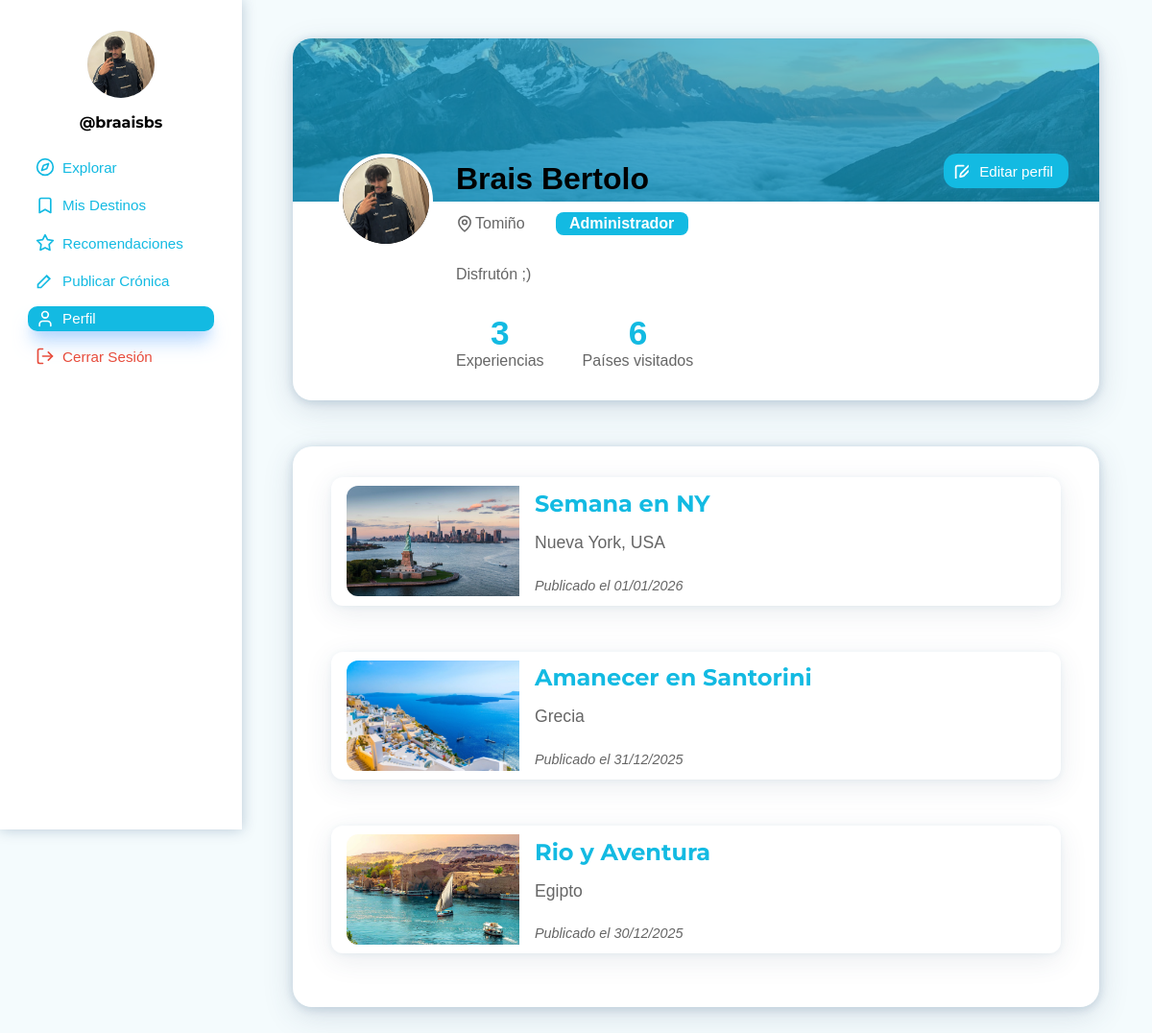
Screenshot of /userexplorador-perfil.php (signed in) with the database file from the repository.
### tables this page shows
CREATE TABLE `usuario` (
  `id_usuario` int(11) NOT NULL,
  `nombre_usuario` varchar(100) NOT NULL,
  `nombre` varchar(100) NOT NULL,
  `apellido1` varchar(100) NOT NULL,
  `correo` varchar(150) NOT NULL,
  `contrasena` varchar(255) NOT NULL,
  `rol` enum('administrador','explorador','normal') NOT NULL DEFAULT 'normal',
  `foto_perfil` varchar(500) DEFAULT 'imagenes/NoUser.png',
  `descripcion` text DEFAULT NULL,
  `ubicacion` varchar(200) DEFAULT NULL,
  `paises_visitados` int(11) DEFAULT 0,
  `num_publicaciones` int(11) DEFAULT 0,
  `fecha_registro` timestamp NOT NULL DEFAULT current_timestamp()
);

CREATE TABLE `cronica` (
  `id_cronica` int(11) NOT NULL,
  `titulo` varchar(300) NOT NULL,
  `ruta` text NOT NULL,
  `experiencia` longtext NOT NULL,
  `fecha_publicacion` datetime NOT NULL DEFAULT current_timestamp(),
  `imagen_principal` varchar(500) DEFAULT NULL,
  `id_usuario` int(11) NOT NULL,
  `id_destino` int(11) NOT NULL,
  `estado` enum('Publicada','Pendiente','Rechazada') NOT NULL DEFAULT 'Pendiente',
  `num_recomendados` int(11) NOT NULL
);

CREATE TABLE `destino` (
  `id_destino` int(11) NOT NULL,
  `nombre` varchar(200) NOT NULL
);

### userexplorador-perfil.php (the view, shortened to what this page needs)
<?php
$servidor = "localhost";
$usuario_bd = "root";
$password_bd = "";
$nombre_bd = "portal_viajes";
try {
    $pdo = new PDO(
        "mysql:host=$servidor;dbname=$nombre_bd;charset=utf8mb4",
        $usuario_bd,
        $password_bd,
        [PDO::ATTR_ERRMODE => PDO::ERRMODE_EXCEPTION]
    );
    $id_usuario = $_SESSION['usuario_id'];
    $stmt = $pdo->prepare("
        SELECT nombre, apellido1, nombre_usuario, ubicacion, descripcion,
               paises_visitados, foto_perfil, rol
        FROM usuario
        WHERE id_usuario = ?
    ");
    $stmt->execute([$id_usuario]);
    $usuario = $stmt->fetch(PDO::FETCH_ASSOC);
    $stmt = $pdo->prepare("
        SELECT COUNT(*) as num_experiencias
        FROM cronica
        WHERE id_usuario = ? AND estado = 'Publicada'
    ");
    $stmt->execute([$id_usuario]);
    $num_experiencias = $stmt->fetch(PDO::FETCH_ASSOC)['num_experiencias'];
    $stmt = $pdo->prepare("
        SELECT c.id_cronica, c.titulo, c.imagen_principal, c.fecha_publicacion, d.nombre AS nombre_destino
        FROM cronica c
        JOIN destino d ON c.id_destino = d.id_destino
        WHERE c.id_usuario = ? AND c.estado = 'Publicada'
        ORDER BY c.fecha_publicacion DESC
    ");
    $stmt->execute([$id_usuario]);
    $cronicas = $stmt->fetchAll(PDO::FETCH_ASSOC);
} catch (PDOException $e) {
    die("Error de conexión: " . $e->getMessage());
}
?>
<!DOCTYPE html>
<html lang="es">
    <head>
        <link rel="stylesheet" href="estilo.css" />
    </head>
    <body>
        <div class="estructura">
            <main>
                <div class="caja-principal">
                    <div class="banner-perfil">
                        <img class="imagen-banner" src="imagenes/banner.jpg" alt="Banner de perfil">
                    </div>
                    <div class="info-usuario">
                        <a href="modificar-perfil.php" class="boton-editar-perfil">Editar perfil</a>
                        <div class="foto-usuario">
                            <img src="<?= htmlspecialchars($usuario['foto_perfil']) ?>" alt="Foto de perfil">
                        </div>
                        <div class="datos-usuario">
                            <div class="nombre-usuario">
                                <?= htmlspecialchars($usuario['nombre'] . ' ' . $usuario['apellido1']) ?>
                            </div>
                            <div class="datos-adicionales">
                                <span class="ubicacion-usuario"><?= htmlspecialchars($usuario['ubicacion']) ?></span>
                                <span class="etiqueta-rol"><?= ucfirst($usuario['rol']) ?></span>
                            </div>
                            <?php if (!empty($usuario['descripcion'])): ?>
                                <div class="descripcion-usuario">
                                    <?= htmlspecialchars($usuario['descripcion']) ?>
                                </div>
                            <?php endif; ?>
                            <div class="estadisticas-usuario">
                                <div>
                                    <span class="dato-numero"><?= $num_experiencias ?></span>
                                    <div class="texto-estadistica">Experiencias</div>
                                </div>
                                <div>
                                    <span class="dato-numero"><?= $usuario['paises_visitados'] ?></span>
                                    <div class="texto-estadistica">Países visitados</div>
                                </div>
                            </div>
                        </div>
                    </div>
                </div>
                <div class="caja-principal">
                    <div class="cronicas-alargadas">
                        <?php if (!empty($cronicas)): ?>
                            <?php foreach ($cronicas as $cronica): ?>
                                <div class="contenedor-cronica">
                                    <a href="userexplorador-cronica.php?id=<?php echo $cronica['id_cronica']; ?>" class="enlace-leer-cronica">
                                        <article class="cronica-alargada">
                                            <img src="<?php echo htmlspecialchars($cronica['imagen_principal']); ?>"
                                                alt="Foto <?php echo htmlspecialchars($cronica['nombre_destino']); ?>" />
                                            <div class="detalles">
                                                <h2 class="titulo-cronica-alargada"><?php echo htmlspecialchars($cronica['titulo']); ?></h2>
                                                <div class="destino"><?php echo htmlspecialchars($cronica['nombre_destino']); ?></div>
                                                <div class="fecha">
                                                    Publicado el <?php echo date('d/m/Y', strtotime($cronica['fecha_publicacion'])); ?>
                                                </div>
                                            </div>
                                        </article>
                                    </a>
                                </div>
                            <?php endforeach; ?>
                        <?php else: ?>
                            <p class="sin-experiencias">Aún no has publicado ninguna experiencia</p>
                        <?php endif; ?>
                    </div>
                </div>
            </main>
            <aside>
                <img class="foto-perfil"
                     src="<?php echo htmlspecialchars($usuario['foto_perfil'] ?: 'imagenes/NoUser.png'); ?>"
                     alt="Imagen de perfil" />
                <h3 class="nombre-usuario">
                    @<?php echo htmlspecialchars(trim($usuario['nombre_usuario'])); ?>
                </h3>
                <nav class="menu-principal">
                    <div class="grupo-menu">
                        <a href="user-explorar.php" class="enlace-menu explorar">Explorar</a>
                        <a href="user-misdestinos.php" class="enlace-menu mis-destinos">Mis Destinos</a>
                        <a href="user-recomendaciones.php" class="enlace-menu recomendaciones">Recomendaciones</a>
                        <a href="userexplorador-publicarcronica.php" class="enlace-menu publicar-cronica">Publicar Crónica</a>
                        <a href="<?php echo $_SERVER['PHP_SELF']; ?>" class="enlace-menu activo perfil">Perfil</a>
                    </div>
                    <a href="cerrar-sesion.php" class="boton-cerrar-sesion">Cerrar Sesión</a>
                </nav>
            </aside>
        </div>
    </body>
</html>

### rows the page displays
usuario: foto_perfil (picture), nombre+apellido1 "Brais Bertolo", ubicacion "Tomiño", rol "Administrador", descripcion "Disfrutón ;)", paises_visitados "6", nombre_usuario "braaisbs"
cronica: imagen_principal (picture), titulo "Semana en NY", id_destino.nombre "Nueva York, USA", fecha_publicacion "01/01/2026"
cronica: imagen_principal (picture), titulo "Amanecer en Santorini", id_destino.nombre "Grecia", fecha_publicacion "31/12/2025"
cronica: imagen_principal (picture), titulo "Rio y Aventura", id_destino.nombre "Egipto", fecha_publicacion "30/12/2025"

### other values shown
$num_experiencias "3"
